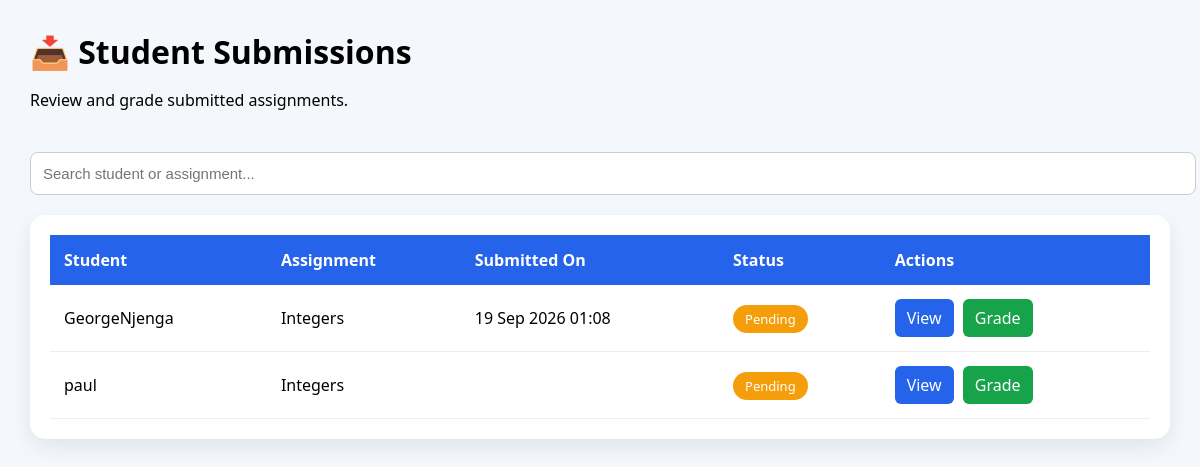
Page /assignments/dashboard/submissions/ (signed in) on the committed database.
### assignments/models.py (models this page shows, shortened)
class Submission(models.Model):
    assignment = models.ForeignKey(
        Assignment,
        on_delete=models.CASCADE,
        related_name='submissions'
    )
    student = models.ForeignKey(
        'accounts.User',
        on_delete=models.CASCADE,
        related_name='submissions'
    )
    content = CKEditor5Field(
        'Submission',
        config_name='extends',
        blank=True,
        null=True
    )
    file = models.FileField(
    storage=SubmissionStorage(),
    upload_to="",
    blank=True,
    null=True,
)
    is_submitted = models.BooleanField(default=False)
    submitted_at = models.DateTimeField(
    blank=True,
    null=True
)
    marks = models.FloatField(null=True, blank=True)
    feedback = CKEditor5Field(
        'Feedback',
        config_name='extends',
        blank=True,
        null=True
    )
    graded = models.BooleanField(default=False)
    class Meta:
        unique_together = ('assignment', 'student')
        ordering = ['-submitted_at']
        indexes = [
            models.Index(fields=["student"]),
            models.Index(fields=["assignment"]),
        ]

class Assignment(models.Model):
    ASSIGNMENT_TYPES = (
        ('essay', 'Essay / Written'),
        ('quiz', 'Multiple Choice Quiz'),
        ('mixed', 'Mixed'),
    )
    title = models.CharField(max_length=200)
    description = CKEditor5Field("Description", config_name="default")
    teacher = models.ForeignKey(
        'accounts.User',
        on_delete=models.CASCADE,
        related_name="created_assignments"
    )
    from .storage import AssignmentStorage
    attachment = models.FileField(
        storage=AssignmentStorage(),
        upload_to="",
        blank=True,
        null=True,
    )
    school_class = models.ForeignKey(
        'schools.SchoolClass',
        on_delete=models.CASCADE,
        related_name="assignments",
    )
    subject = models.ForeignKey(
        "Subject",
        on_delete=models.CASCADE,
        related_name="assignments"
    )
    assignment_type = models.CharField(
        max_length=20,
        choices=ASSIGNMENT_TYPES,
        default='essay'
    )
    due_date = models.DateTimeField()
    total_marks = models.FloatField(default=100)
    duration_minutes = models.IntegerField(null=True, blank=True)
    is_timed = models.BooleanField(default=False)
    created_at = models.DateTimeField(auto_now_add=True)
    class Meta:
        ordering = ['-created_at']
        indexes = [
            models.Index(fields=["school_class"]),
            models.Index(fields=["subject"]),
            models.Index(fields=["teacher"]),
            models.Index(fields=["due_date"]),
        ]

### accounts/models.py (models this page shows, shortened)
class User(AbstractUser):
    ROLE_CHOICES = [
        ("school_admin", "School Admin"),
        ("teacher", "Teacher"),
        ("student", "Student"),
        ("parent", "Parent"),
    ]
    role = models.CharField(
        max_length=20,
        choices=ROLE_CHOICES,
        default="student",
        db_index=True,
    )
    school = models.ForeignKey(
        "schools.School",
        on_delete=models.CASCADE,
        related_name="users",
        null=True,
        blank=True,
    )
    school_class = models.ForeignKey(
        "schools.SchoolClass",
        on_delete=models.SET_NULL,
        related_name="students",
        null=True,
        blank=True,
    )
    teacher_role = models.ForeignKey(
        "TeacherRole",
        on_delete=models.SET_NULL,
        null=True,
        blank=True,
        related_name="teachers",
    )
    admission_number = models.CharField(
        max_length=30,
        unique=True,
        blank=True,
        null=True,
        db_index=True,
    )
    employee_number = models.CharField(
        max_length=30,
        unique=True,
        blank=True,
        null=True,
        db_index=True,
    )
    tsc_number = models.CharField(
        max_length=30,
        blank=True,
        null=True,
    )
    phone_number = models.CharField(max_length=20, blank=True)
    profile_picture = models.ImageField(upload_to="profiles/", blank=True, null=True)
    date_of_birth = models.DateField(blank=True, null=True)
    is_verified = models.BooleanField(default=False)
    created_at = models.DateTimeField(default=timezone.now)
    updated_at = models.DateTimeField(auto_now=True)

### assignments/views.py (the view)
# urls.py: path("dashboard/submissions/", views.submission_list, name="submission_list"),
@login_required
def submission_list(request):
    if request.user.role != "teacher":
        return HttpResponseForbidden()
    submissions = Submission.objects.filter(
        assignment__teacher=request.user
    ).select_related(
        "student",
        "assignment"
    )
    return render(request, "submission_list.html", {
        "submissions": submissions
    })

### assignments/templates/submission_list.html (shortened to what this page needs)
{% load static %}
<!DOCTYPE html>
<html lang="en">
<head>
</head>
<body>
<div class="container">
<div class="header">
<div>
<h1>📥 Student Submissions</h1>
<p>Review and grade submitted assignments.</p>
</div>
</div>
<div class="search">
<input
type="text"
id="search"
placeholder="Search student or assignment...">
</div>
<div class="card">
<table id="submissionTable">
<thead>
<tr>
<th>Student</th>
<th>Assignment</th>
<th>Submitted On</th>
<th>Status</th>
<th>Actions</th>
</tr>
</thead>
<tbody>
{% for submission in submissions %}
<tr>
<td>{{ submission.student.get_full_name|default:submission.student.username }}</td>
<td>{{ submission.assignment.title }}</td>
<td>{{ submission.submitted_at|date:"d M Y H:i" }}</td>
<td>
{% if submission.graded %}
<span class="badge graded">
Graded
</span>
{% else %}
<span class="badge pending">
Pending
</span>
{% endif %}
</td>
<td>
<a href="{% url 'submission_detail' submission.id %}" class="btn view">
View
</a>
<a href="{% url 'grade_submission' submission.id %}" class="btn grade">
Grade
</a>
</td>
</tr>
{% endfor %}
</tbody>
</table>
</div>
</div>
</body>
</html>

### assignments/templates/submission_list.html (style rules this page uses)
body { margin:0; background:#f4f7fb; font-family:system-ui,-apple-system,Segoe UI,Roboto,sans-serif; }
.container { width:95%; max-width:1400px; margin:auto; padding:30px; }
.header { display:flex; justify-content:space-between; align-items:center; margin-bottom:25px; flex-wrap:wrap; }
.header h1 { margin:0; }
.search { margin-bottom:20px; }
.search input { width:100%; padding:12px; border:1px solid #ccc; border-radius:8px; font-size:15px; }
.card { background:white; border-radius:15px; padding:20px; box-shadow:0 8px 20px rgba(0,0,0,.08); }
table { width:100%; border-collapse:collapse; }
th { background:#2563eb; color:white; padding:14px; text-align:left; }
td { padding:14px; border-bottom:1px solid #eee; }
.badge { padding:5px 12px; border-radius:20px; color:white; font-size:13px; }
.pending { background:#f59e0b; }
.btn { display:inline-block; padding:8px 12px; color:white; text-decoration:none; border-radius:6px; margin-right:5px; }
.view { background:#2563eb; }
.grade { background:#16a34a; }

### rows in the picture
Submission: student.get_full_name "GeorgeNjenga", assignment "Integers", submitted_at "19 Sep 2026 01:08", graded "Pending"
Submission: student.get_full_name "paul", assignment "Integers", graded "Pending"
